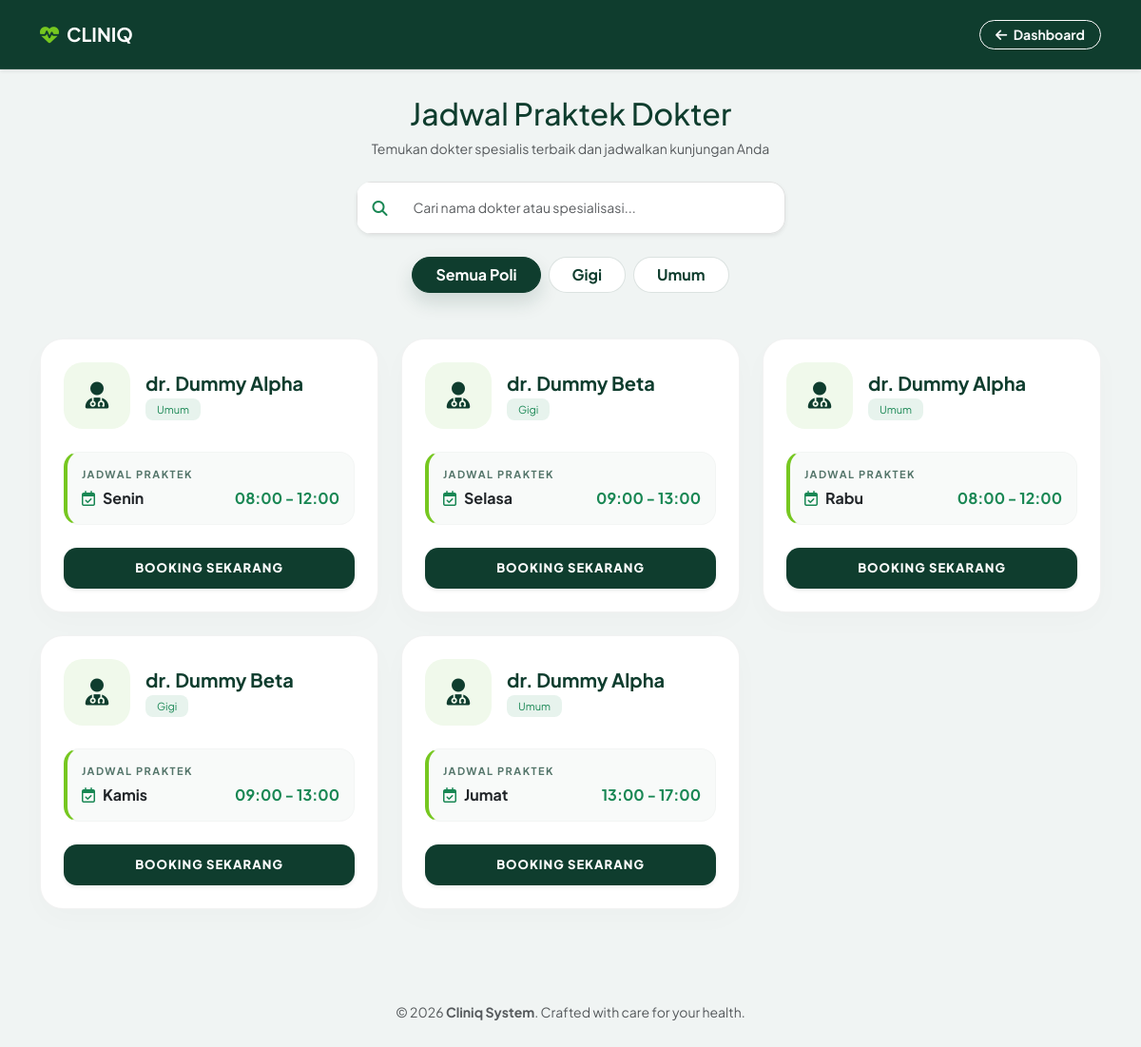
Page /pasien/jadwal.php (signed in) on the committed database.
### tables this page shows
CREATE TABLE jadwal_dokter (
  id_jadwal INT AUTO_INCREMENT PRIMARY KEY,
  id_dokter INT NOT NULL,
  hari VARCHAR(20) NOT NULL,
  jam_mulai TIME NOT NULL,
  jam_selesai TIME NOT NULL,
  kuota INT DEFAULT 10,
  status VARCHAR(20) DEFAULT 'Aktif',
  FOREIGN KEY (id_dokter) REFERENCES dokter(id_dokter) ON DELETE CASCADE
);

CREATE TABLE dokter (
  id_dokter INT AUTO_INCREMENT PRIMARY KEY,
  id_user INT NOT NULL,
  nama_dokter VARCHAR(100) NOT NULL,
  spesialisasi VARCHAR(50),
  FOREIGN KEY (id_user) REFERENCES users(id_user) ON DELETE CASCADE
);

### db.php (called while the page is built, shortened)
<?php
class DbConnection
{
    public function __construct($handle)
    {
        $this->handle = $handle;
    }
}
function db_connect_from_env(): ?DbConnection
{
    $host = getenv('DB_HOST') ?: getenv('MYSQLHOST') ?: "127.0.0.1";
    $user = getenv('DB_USER') ?: getenv('MYSQLUSER') ?: "root";
    $pass = getenv('DB_PASS') ?: getenv('MYSQLPASSWORD') ?: "";
    $db = getenv('DB_NAME') ?: getenv('MYSQLDATABASE') ?: "klinik_reservasi";
    $port = (int) (getenv('DB_PORT') ?: getenv('MYSQLPORT') ?: 3306);
    $handle = @mysqli_connect($host, $user, $pass, $db, $port);
    mysqli_set_charset($handle, 'utf8mb4');
    return new DbConnection($handle);
}
function db_query(?DbConnection $conn, string $query)
{
    $result = mysqli_query($conn->handle, $query);
    return $result;
}
function db_fetch_assoc($result): ?array
{
    if ($result instanceof mysqli_result) {
        $row = mysqli_fetch_assoc($result);
        return $row === null ? null : $row;
    }
    return null;
}

### koneksi.php (called while the page is built, shortened)
<?php
require_once __DIR__ . '/db.php';
$conn = db_connect_from_env();
?>

### pasien/jadwal.php (the view, shortened to what this page needs)
<?php
include '../koneksi.php';
?>
<!DOCTYPE html>
<html lang="id">
<head>
    <link href="https://cdn.jsdelivr.net/npm/bootstrap@5.3.0/dist/css/bootstrap.min.css" rel="stylesheet">
    <link rel="stylesheet" href="https://cdnjs.cloudflare.com/ajax/libs/font-awesome/6.4.0/css/all.min.css">
</head>
<body>
    <nav class="navbar navbar-dark fixed-top shadow-sm py-3" style="background: var(--primary-green) !important; backdrop-filter: blur(10px);">
        <div class="container">
            <a class="navbar-brand fw-bold" href="index.php"><i class="fas fa-heartbeat me-2" style="color: var(--accent-green);"></i>CLINIQ</a>
            <a href="index.php" class="btn btn-outline-light btn-sm rounded-pill px-3 fw-bold"><i class="fas fa-arrow-left me-1"></i> Dashboard</a>
        </div>
    </nav>
    <div class="container" style="margin-top: 100px; margin-bottom: 50px;">
        <div class="text-center mb-5">
            <h2 class="fw-800 mb-2" style="color: var(--primary-green); font-size: 32px;">Jadwal Praktek Dokter</h2>
            <p class="text-muted small mb-4">Temukan dokter spesialis terbaik dan jadwalkan kunjungan Anda</p>
            <div class="row justify-content-center mb-4">
                <div class="col-md-6 col-lg-5">
                    <div class="input-group shadow-sm" style="border-radius: 16px; overflow: hidden;">
                        <span class="input-group-text bg-white border-end-0 px-3" style="border: 1px solid #e0e0e0;"><i class="fas fa-search text-success"></i></span>
                        <input type="text" id="searchDoctor" class="form-control border-start-0 py-3" placeholder="Cari nama dokter atau spesialisasi..." style="border: 1px solid #e0e0e0; outline: none; border-radius: 0 16px 16px 0; font-size: 14px;">
                    </div>
                </div>
            </div>
            <div class="d-flex flex-wrap justify-content-center gap-2">
                <?php
                $filter_poli = isset($_GET['poli']) ? db_real_escape_string($conn, $_GET['poli']) : '';
                $q_poli = db_query($conn, "SELECT DISTINCT spesialisasi FROM dokter ORDER BY spesialisasi ASC");
                ?>
                <a href="jadwal.php" class="btn px-4 rounded-pill filter-btn <?php echo ($filter_poli == '') ? 'active' : ''; ?>">Semua Poli</a>
                <?php while($p = db_fetch_assoc($q_poli)):
                    $is_active = ($filter_poli == $p['spesialisasi']);
                ?>
                    <a href="jadwal.php?poli=<?php echo urlencode($p['spesialisasi']); ?>"
                       class="btn px-4 rounded-pill filter-btn <?php echo $is_active ? 'active' : ''; ?>">
                        <?php echo htmlspecialchars($p['spesialisasi']); ?>
                    </a>
                <?php endwhile; ?>
            </div>
        </div>
        <div class="row g-4">
            <?php
            $where_clause = "";
            $q = db_query($conn, "SELECT d.*, j.id_jadwal, j.hari, j.jam_mulai, j.jam_selesai
                                     FROM dokter d
                                     JOIN jadwal_dokter j ON d.id_dokter = j.id_dokter
                                     $where_clause
                                     ORDER BY CASE j.hari
                                         WHEN 'Senin' THEN 1
                                         WHEN 'Selasa' THEN 2
                                         WHEN 'Rabu' THEN 3
                                         WHEN 'Kamis' THEN 4
                                         WHEN 'Jumat' THEN 5
                                         WHEN 'Sabtu' THEN 6
                                         WHEN 'Minggu' THEN 7
                                         ELSE 8
                                     END");
            while($d = db_fetch_assoc($q)) {
            ?>
            <div class="col-md-6 col-lg-4">
                <div class="doctor-card p-4 h-100 d-flex flex-column">
                    <div class="d-flex align-items-center mb-4">
                        <div class="doctor-avatar-box me-3">
                            <i class="fas fa-user-md"></i>
                        </div>
                        <div>
                            <h5 class="mb-0 fw-bold" style="color: var(--primary-green);"><?php echo htmlspecialchars($d['nama_dokter']); ?></h5>
                            <span class="badge bg-success bg-opacity-10 text-success small fw-normal mt-1" style="font-size: 11px; padding: 6px 12px; border-radius: 8px;">
                                <?php echo htmlspecialchars($d['spesialisasi']); ?>
                            </span>
                        </div>
                    </div>
                    <div class="schedule-info mt-auto">
                        <div class="day-label mb-1">Jadwal Praktek</div>
                        <div class="d-flex justify-content-between align-items-center">
                            <span class="fw-bold text-dark"><i class="far fa-calendar-check me-2 text-success"></i><?php echo $d['hari']; ?></span>
                            <span class="fw-bold text-success">
                                <?php echo date('H:i', strtotime($d['jam_mulai'])); ?> - <?php echo date('H:i', strtotime($d['jam_selesai'])); ?>
                            </span>
                        </div>
                    </div>
                    <a href="reservasi.php?id_jadwal=<?php echo $d['id_jadwal']; ?>" class="btn btn-booking w-100 mt-4 shadow-sm">
                        Booking Sekarang
                    </a>
                </div>
            </div>
            <?php } ?>
        </div>
    </div>
    <footer class="text-center py-5 text-muted mt-5">
        <p class="small mb-0">&copy; 2026 <b>Cliniq System</b>. Crafted with care for your health.</p>
    </footer>
</body>
</html>

### pasien/jadwal.php (style rules this page uses)
:root { --primary-green: #0f3d2e; --accent-green: #76c720; --bg-soft: #f0f4f3; }
body { background-color: var(--bg-soft); color: #2d3436; min-height: 100vh; font-family: 'Plus Jakarta Sans', sans-serif; padding-bottom: 50px; }
.navbar { background: rgba(15, 61, 46, 0.95) !important; backdrop-filter: blur(10px); border-bottom: 1px solid rgba(255,255,255,0.1); }
.doctor-card { background: white; border: 1px solid rgba(0, 0, 0, 0.05); border-radius: 24px; box-shadow: 0 10px 30px rgba(0,0,0,0.02); transition: all 0.4s cubic-bezier(0.165, 0.84, 0.44, 1); position: relative; overflow: hidden; }
.doctor-card::before { content: ''; position: absolute; top: 0; left: -100%; width: 100%; height: 100%; background: linear-gradient(90deg, transparent, rgba(15, 61, 46, 0.02), transparent); transition: 0.5s; }
.doctor-avatar-box { width: 70px; height: 70px; background: #f0f9eb; color: var(--primary-green); border-radius: 20px; display: flex; align-items: center; justify-content: center; font-size: 28px; transition: all 0.3s ease; }
.schedule-info { background: #f8faf9; border-radius: 16px; padding: 15px; border-left: 4px solid var(--accent-green); border-top: 1px solid rgba(0, 0, 0, 0.02); border-right: 1px solid rgba(0, 0, 0, 0.02); border-bottom: 1px solid rgba(0, 0, 0, 0.02); }
.btn-booking { background: var(--primary-green); color: white; font-weight: 800; border-radius: 14px; padding: 12px; transition: all 0.3s ease; border: none; text-transform: uppercase; font-size: 13px; letter-spacing: 1px; }
.day-label { font-size: 11px; text-transform: uppercase; letter-spacing: 1.5px; color: var(--primary-green); font-weight: 700; opacity: 0.7; }
.filter-btn { border: 1px solid rgba(15, 61, 46, 0.15); background: white; color: var(--primary-green); transition: all 0.3s ease; font-weight: 700; }
.filter-btn.active { background: var(--primary-green) !important; border-color: var(--primary-green) !important; color: white !important; box-shadow: 0 10px 20px rgba(15, 61, 46, 0.15); }

### rows in the picture
jadwal_dokter: id_dokter.nama_dokter "dr. Dummy Alpha", id_dokter.spesialisasi "Umum", hari "Senin", jam_mulai "08:00", jam_selesai "12:00"
jadwal_dokter: id_dokter.nama_dokter "dr. Dummy Beta", id_dokter.spesialisasi "Gigi", hari "Selasa", jam_mulai "09:00", jam_selesai "13:00"
jadwal_dokter: id_dokter.nama_dokter "dr. Dummy Alpha", id_dokter.spesialisasi "Umum", hari "Rabu", jam_mulai "08:00", jam_selesai "12:00"
jadwal_dokter: id_dokter.nama_dokter "dr. Dummy Beta", id_dokter.spesialisasi "Gigi", hari "Kamis", jam_mulai "09:00", jam_selesai "13:00"
jadwal_dokter: id_dokter.nama_dokter "dr. Dummy Alpha", id_dokter.spesialisasi "Umum", hari "Jumat", jam_mulai "13:00", jam_selesai "17:00"

### other values in the picture
$p['spesialisasi'] "Gigi"
$p['spesialisasi'] "Umum"
